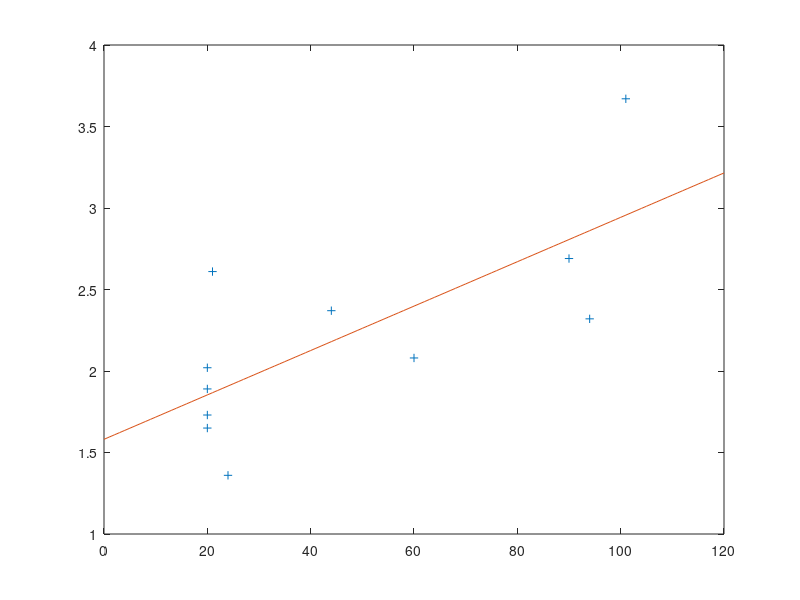

This figure's MATLAB source:
(2^5)/(2^5-1)
(1-(1/2^5))^(-1)
sin(pi/6)
(cos(pi/8))^2
((2^5)/(2^5-1))+(4*sin(pi/6))
y=randn(5000,1);
N=hist(y,21)
Light=[20 20 20 20 21 24 44 60 90 94 101]
rmax=[1.73 1.65 2.02 1.89 2.61 1.36 2.37 2.08 2.69 2.32 3.67]
C=polyfit(Light,rmax,1)
xvals=0:120;
yhat=polyval(C,xvals);
plot(Light,rmax,'+',xvals,yhat)